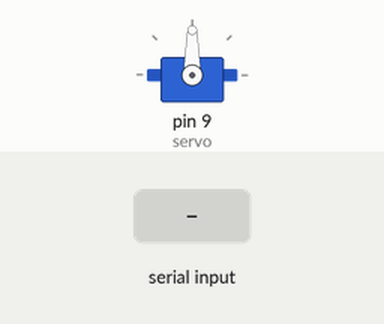
Simulated run of this sketch. Board: Arduino Uno, built with avr-gcc and run on an emulated ATmega328P. Parts: servo. The inputs (shaded band) are chosen by the test bench.

Above: at 1.2 s.
1.3 s: "close" received over Serial
At 1.8 s:
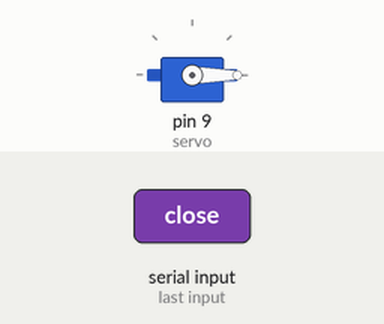
2.8 s: "open" received over Serial
At 4.1 s:
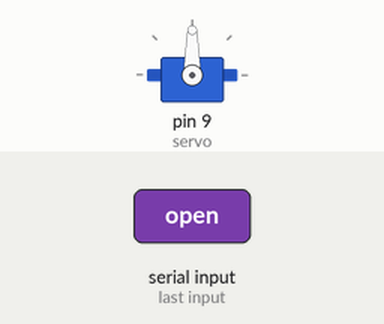
Timing chart, 0 to 5.8 s (numbered marks = the images above; inputs shaded):
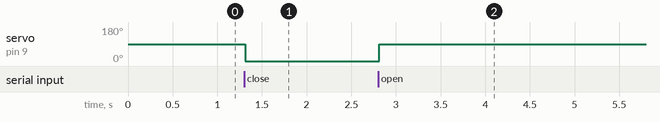

Measured:
- after the input at 1.3 s, servo on pin 9 (servo): 90° → 0° at once
- after the input at 2.8 s, servo on pin 9 (servo): 0° → 90° at once

The sketch:

Locking_system.ino
```cpp
#include<Servo.h>
Servo servo;

String data;

void setup() {

servo.attach(9);// attaching servo morot to pin 9
Serial.begin(9600);//setting baud rate to 9600 bauds/s
Serial.setTimeout(10);//setting time out to 10 ms

}

void loop() {}

void serialEvent(){

  data= Serial.readString();

  if(data=="open")
    servo.write(90);

  if(data=="close")
    servo.write(0);
}
```
